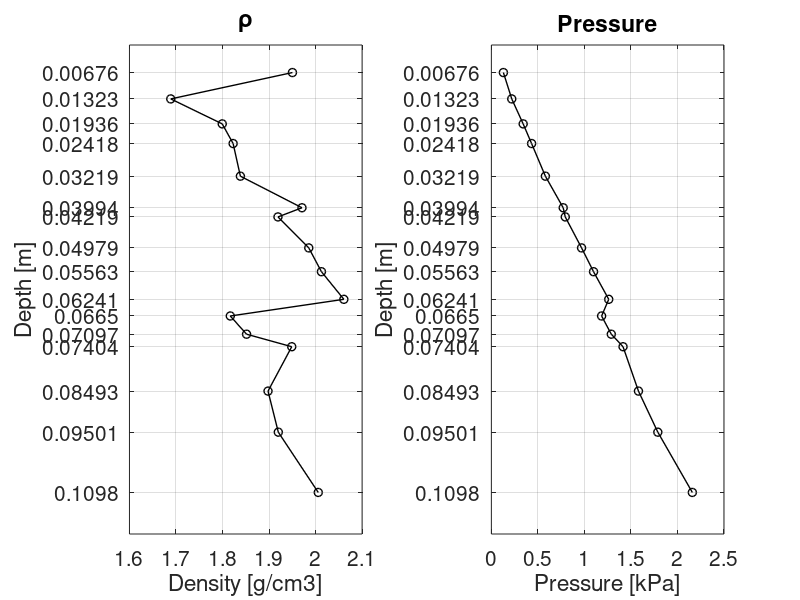

The MATLAB source for this figure:
close all
clear all
clc

% Experimento da coluna de cimento: pressão versus densidade

% Densidade
den = [1.9503 1.6888 1.7994 1.8228 1.8384 1.9708...
       1.9192 1.9854 2.0126 2.0608 1.8167 1.8517...
       1.9488 1.8978 1.9199 2.0058];
    
% Altura dos plugs
alt = [ 6.76 13.23 19.36 24.18 32.19 39.94...
        42.19 49.79 55.63 62.41 66.5 70.97...
        74.04 84.93 95.01 109.8]/1000;

z = alt

g = 9.80665;
pressure = (den*1000).*z*g;

figure(1)
subplot(1,2,1)
title('\rho')
hold on
plot(den,z,'-ok','LineWidth',1);
ylabel('Depth [m]')
xlabel('Density [g/cm3]')
%xlim([1250 2750])
set(gca,'YDir','Reverse')
set(gca,'YTick',z)
set(gca,'FontSize',15)
%legend('500 kHz','1 MHz')
box on; grid on

subplot(1,2,2)
title('Pressure')
hold on
plot(pressure/1000,z,'-ok','LineWidth',1);
ylabel('Depth [m]')
xlabel('Pressure [kPa]')
%xlim([1250 2750])
set(gca,'YDir','Reverse')
set(gca,'YTick',z)
set(gca,'FontSize',15)
%legend('500 kHz','1 MHz')
box on; grid on